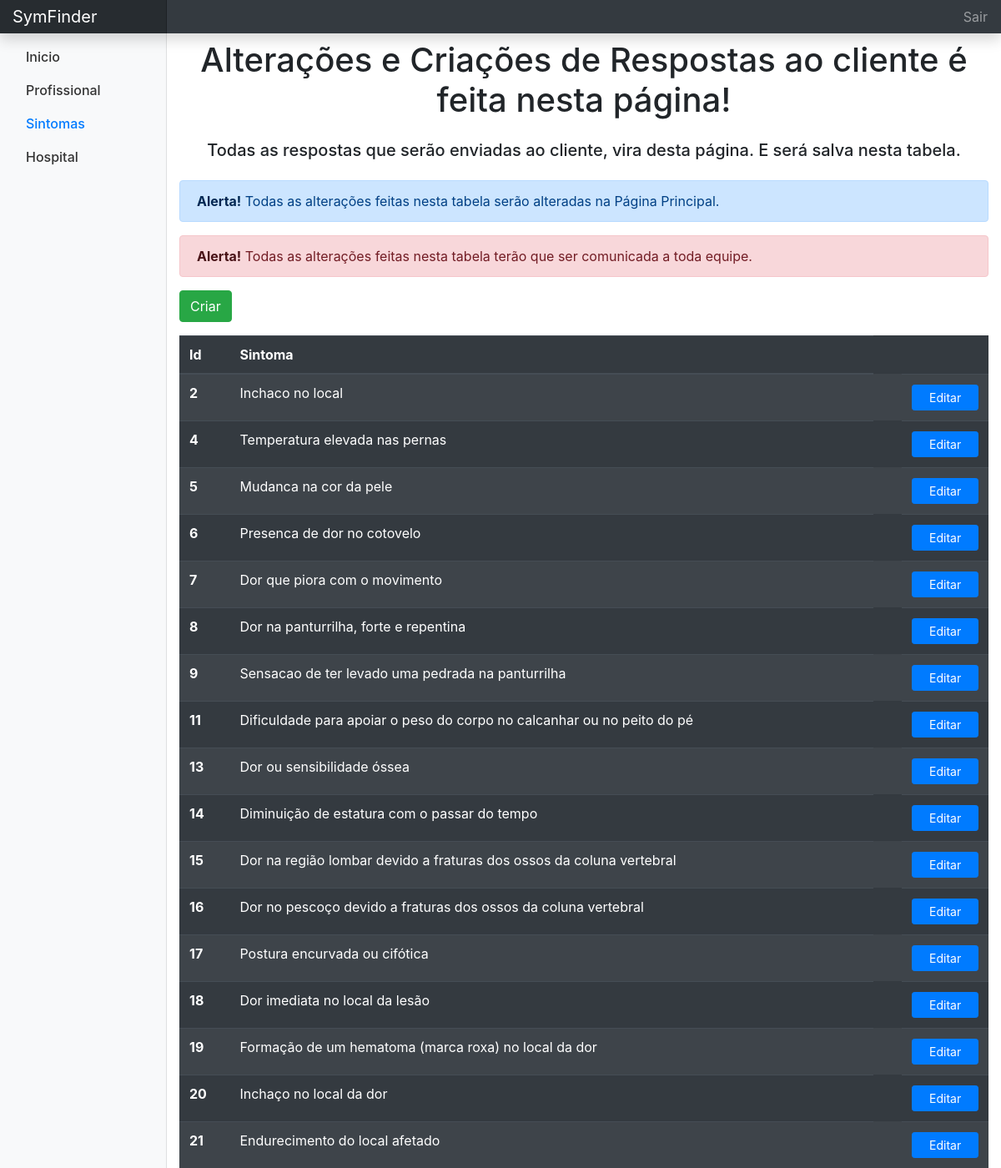
The page /respostas.php (signed in, upper part) on the database its author committed.
### tables this page shows
CREATE TABLE `tb_sintomas` (
  `id` int(11) NOT NULL,
  `sintoma` varchar(255) DEFAULT NULL
);

### respostas.php (the view, shortened to what this page needs)
<?php
  require_once('include/conexao.php');
  $sql = "SELECT * FROM tb_sintomas";
  $queryListagem = mysqli_query($con, $sql);
?>
<html>
<head>
  <link rel="stylesheet" type="text/css" href="media/css/painel.css">
  <link rel="stylesheet" href="https://stackpath.bootstrapcdn.com/bootstrap/4.3.1/css/bootstrap.min.css">
</head>
<body>
  <nav class="navbar navbar-dark fixed-top bg-dark flex-md-nowrap p-0 shadow">
    <a class="navbar-brand col-sm-3 col-md-2 mr-0" href="#">SymFinder</a>
    <ul class="navbar-nav px-3">
      <li class="nav-item text-nowrap d-none d-sm-block">
        <a class="nav-link" href="index.php">Sair</a>
      </li>
    </ul>
  </nav>
  <div class="container-fluid">
    <div class="row">
      <nav class="col-md-2 bg-light sidebar" style="border-bottom: 1px solid rgba(0, 0, 0, 0.1);">
        <div class="sidebar-sticky pt-2 pb-3 pt-sm-0" style="height: 100% !important;">
          <ul class="nav flex-column">
            <li class="nav-item">
              <a class="nav-link" href="painel.php">Inicio</a>
            </li>
            <li class="nav-item">
              <a class="nav-link" href="profissional.php">Profissional</a>
            </li>
            <li class="nav-item">
              <a class="nav-link active" href="respostas.php">Sintomas</a>
            </li>
            <li class="nav-item">
              <a class="nav-link" href="hospital_painel.php">Hospital</a>
            </li>
          </ul>
        </div>
      </nav>
      <div class="col-md-10">
        <h1 class="mt-5" style="text-align: center;">Alterações e Criações de Respostas ao cliente é feita nesta página! </h1>
        <h5 class="mt-4" style="text-align: center;">Todas as respostas que serão enviadas ao cliente, vira desta página. E será salva nesta tabela.</h5>
        <div class="mt-4">
          <div class="alert alert-primary" role="alert">
            <a href="#" class="alert-link">Alerta!</a> Todas as alterações feitas nesta tabela serão alteradas na Página Principal.</div>
            <div class="alert alert-Danger" role="alert">
              <a href="#" class="alert-link">Alerta!</a> Todas as alterações feitas nesta tabela terão que ser comunicada a toda equipe.</div>
            </div>
            <a href="cadastro_sintomas.php" class="btn btn-success">Criar</a>
            <table class="table table-striped table-dark mt-3">
              <thead>
                <tr>
                  <th scope="col">Id</th>
                  <th scope="col">Sintoma</th>
                </tr>
              </thead>
              <tbody>
                <?php while($resultado = mysqli_fetch_array($queryListagem)) { ?>
                <tr>
                  <th><?=$resultado['id']?></th>
                  <td><?=$resultado['sintoma']?></td>
                  <td style="float: right;">
                    <a href="cadastro_sintomas.php?id=<?=$resultado['id']?>" class="btn btn-primary btn-sm">   Editar   </a>
                  </td>
                </tr>
                <?php } ?>
              </tbody>
            </table>
          </div>
        </div>
      </div>
  </body>
  </html>

### media/css/painel.css (style rules this page uses)
body { font-size: .875rem; }
.sidebar { position: fixed; top: 0; bottom: 0; left: 0; z-index: 100; padding: 48px 0 0; box-shadow: inset -1px 0 0 rgba(0, 0, 0, .1); }
.sidebar-sticky { position: relative; top: 0; height: calc(100vh - 48px); padding-top: .5rem; overflow-x: hidden; overflow-y: auto; }
.sidebar .nav-link { font-weight: 500; color: #333; }
.sidebar .nav-link.active { color: #007bff; }
.navbar-brand { padding-top: .75rem; padding-bottom: .75rem; font-size: 1rem; background-color: rgba(0, 0, 0, .25); box-shadow: inset -1px 0 0 rgba(0, 0, 0, .25); }

### rows shown on the page
tb_sintomas: id "2", sintoma "Inchaco no local"
tb_sintomas: id "4", sintoma "Temperatura elevada nas pernas"
tb_sintomas: id "5", sintoma "Mudanca na cor da pele"
tb_sintomas: id "6", sintoma "Presenca de dor no cotovelo"
tb_sintomas: id "7", sintoma "Dor que piora com o movimento"
tb_sintomas: id "8", sintoma "Dor na panturrilha, forte e repentina"
tb_sintomas: id "9", sintoma "Sensacao de ter levado uma pedrada na panturrilha"
tb_sintomas: id "11", sintoma "Dificuldade para apoiar o peso do corpo no calcanhar ou no peito do pé"
tb_sintomas: id "13", sintoma "Dor ou sensibilidade óssea"
tb_sintomas: id "14", sintoma "Diminuição de estatura com o passar do tempo"
tb_sintomas: id "15", sintoma "Dor na região lombar devido a fraturas dos ossos da coluna vertebral"
tb_sintomas: id "16", sintoma "Dor no pescoço devido a fraturas dos ossos da coluna vertebral"
tb_sintomas: id "17", sintoma "Postura encurvada ou cifótica"
tb_sintomas: id "18", sintoma "Dor imediata no local da lesão"
tb_sintomas: id "19", sintoma "Formação de um hematoma (marca roxa) no local da dor"
tb_sintomas: id "20", sintoma "Inchaço no local da dor"
tb_sintomas: id "21", sintoma "Endurecimento do local afetado"
